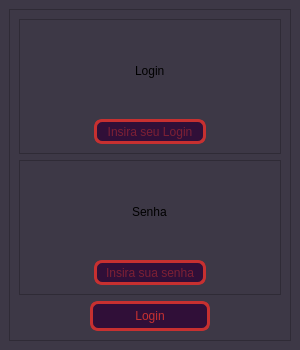
<?xml version="1.0" encoding="UTF-8"?>
<ui version="4.0">
 <class>MainWindow</class>
 <widget class="QMainWindow" name="MainWindow">
  <property name="geometry">
   <rect>
    <x>0</x>
    <y>0</y>
    <width>300</width>
    <height>350</height>
   </rect>
  </property>
  <property name="minimumSize">
   <size>
    <width>300</width>
    <height>350</height>
   </size>
  </property>
  <property name="maximumSize">
   <size>
    <width>300</width>
    <height>350</height>
   </size>
  </property>
  <property name="windowTitle">
   <string>MainWindow</string>
  </property>
  <property name="styleSheet">
   <string notr="true">background-color: rgb(61, 56, 70);</string>
  </property>
  <widget class="QWidget" name="centralwidget">
   <property name="styleSheet">
    <string notr="true"/>
   </property>
   <layout class="QVBoxLayout" name="verticalLayout_3">
    <item>
     <widget class="QFrame" name="frame_3">
      <property name="frameShape">
       <enum>QFrame::StyledPanel</enum>
      </property>
      <property name="frameShadow">
       <enum>QFrame::Raised</enum>
      </property>
      <layout class="QVBoxLayout" name="verticalLayout_4">
       <item>
        <widget class="QFrame" name="frame_2">
         <property name="frameShape">
          <enum>QFrame::StyledPanel</enum>
         </property>
         <property name="frameShadow">
          <enum>QFrame::Raised</enum>
         </property>
         <layout class="QVBoxLayout" name="verticalLayout_2">
          <item alignment="Qt::AlignHCenter">
           <widget class="QLabel" name="lbl_login">
            <property name="styleSheet">
             <string notr="true">font: 300 italic 20pt &quot;Fira Sans Condensed&quot;;</string>
            </property>
            <property name="text">
             <string>Login</string>
            </property>
           </widget>
          </item>
          <item alignment="Qt::AlignHCenter">
           <widget class="QLineEdit" name="line_login">
            <property name="maximumSize">
             <size>
              <width>200</width>
              <height>25</height>
             </size>
            </property>
            <property name="styleSheet">
             <string notr="true">QLineEdit{
	background-color: rgb(48, 15, 56);
	color: rgb(199, 48, 48);
	border: 3px solid #c73030;
	border-radius: 8px ;
}</string>
            </property>
            <property name="alignment">
             <set>Qt::AlignCenter</set>
            </property>
            <property name="placeholderText">
             <string>Insira seu Login</string>
            </property>
           </widget>
          </item>
         </layout>
        </widget>
       </item>
       <item>
        <widget class="QFrame" name="frame">
         <property name="styleSheet">
          <string notr="true"/>
         </property>
         <property name="frameShape">
          <enum>QFrame::StyledPanel</enum>
         </property>
         <property name="frameShadow">
          <enum>QFrame::Raised</enum>
         </property>
         <layout class="QVBoxLayout" name="verticalLayout">
          <item alignment="Qt::AlignHCenter">
           <widget class="QLabel" name="lbl_senha">
            <property name="styleSheet">
             <string notr="true">font: 300 italic 20pt &quot;Fira Sans Condensed&quot;;</string>
            </property>
            <property name="text">
             <string>Senha</string>
            </property>
           </widget>
          </item>
          <item alignment="Qt::AlignHCenter">
           <widget class="QLineEdit" name="line_senha">
            <property name="maximumSize">
             <size>
              <width>200</width>
              <height>25</height>
             </size>
            </property>
            <property name="styleSheet">
             <string notr="true">QLineEdit{
	background-color: rgb(48, 15, 56);
	color: rgb(199, 48, 48);
	border: 3px solid #c73030;
	border-radius: 8px ;
}</string>
            </property>
            <property name="echoMode">
             <enum>QLineEdit::Password</enum>
            </property>
            <property name="alignment">
             <set>Qt::AlignCenter</set>
            </property>
            <property name="placeholderText">
             <string>Insira sua senha</string>
            </property>
           </widget>
          </item>
         </layout>
        </widget>
       </item>
       <item alignment="Qt::AlignHCenter">
        <widget class="QPushButton" name="btn_login">
         <property name="sizePolicy">
          <sizepolicy hsizetype="Minimum" vsizetype="Fixed">
           <horstretch>0</horstretch>
           <verstretch>0</verstretch>
          </sizepolicy>
         </property>
         <property name="minimumSize">
          <size>
           <width>120</width>
           <height>30</height>
          </size>
         </property>
         <property name="maximumSize">
          <size>
           <width>150</width>
           <height>30</height>
          </size>
         </property>
         <property name="styleSheet">
          <string notr="true">QPushButton {
	background-color: rgb(48, 15, 56);
	color: rgb(199, 48, 48);
	border: 3px solid #c73030;
	border-radius: 8px ;

}

QPushButton:hover{
	
	
	background-color: rgb(136, 20, 185);
	color: rgb(199, 48, 48);
	border: 3px solid #c73030;
	border-radius: 8px ;
}

QPushButton:pressed{

	
	background-color: rgb(71, 6, 88);
	color: rgb(199, 48, 48);
	border: 3px solid #c73030;
	border-radius: 8px ;
}</string>
         </property>
         <property name="text">
          <string>Login</string>
         </property>
        </widget>
       </item>
      </layout>
     </widget>
    </item>
   </layout>
  </widget>
 </widget>
 <resources/>
 <connections/>
</ui>
